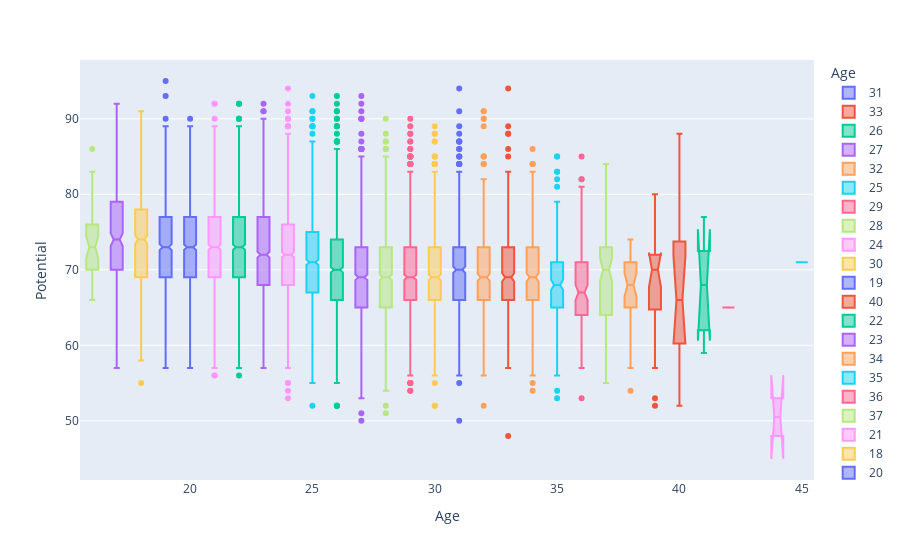

Write notebook code for a chart like this one.
### Code cell
ex.box(x='Age', y='Potential', data_frame= perf_df, color='Age', boxmode='overlay', notched=True, )

### Figure 1 — Plotly figure (JSON) as saved in the notebook; plotly's stock layout.template omitted (floating-point values rounded to 4 significant figures; data arrays with more than 128 entries replaced by an {"elided": "..."} marker saying what was removed)
{"data": [{"alignmentgroup": "True", "hovertemplate": "Age=%{x}<br>Potential=%{y}<extra></extra>", "legendgroup": "31", "marker": {"color": "#636efa"}, "name": "31", "notched": true, "offsetgroup": "31", "orientation": "v", "showlegend": true, "type": "box", "x": {"elided": "707 int values"}, "x0": " ", "xaxis": "x", "y": {"elided": "707 int values"}, "y0": " ", "yaxis": "y"}, {"alignmentgroup": "True", "hovertemplate": "Age=%{x}<br>Potential=%{y}<extra></extra>", "legendgroup": "33", "marker": {"color": "#EF553B"}, "name": "33", "notched": true, "offsetgroup": "33", "orientation": "v", "showlegend": true, "type": "box", "x": {"elided": "408 int values"}, "x0": " ", "xaxis": "x", "y": {"elided": "408 int values"}, "y0": " ", "yaxis": "y"}, {"alignmentgroup": "True", "hovertemplate": "Age=%{x}<br>Potential=%{y}<extra></extra>", "legendgroup": "26", "marker": {"color": "#00cc96"}, "name": "26", "notched": true, "offsetgroup": "26", "orientation": "v", "showlegend": true, "type": "box", "x": {"elided": "1387 int values"}, "x0": " ", "xaxis": "x", "y": {"elided": "1387 int values"}, "y0": " ", "yaxis": "y"}, {"alignmentgroup": "True", "hovertemplate": "Age=%{x}<br>Potential=%{y}<extra></extra>", "legendgroup": "27", "marker": {"color": "#ab63fa"}, "name": "27", "notched": true, "offsetgroup": "27", "orientation": "v", "showlegend": true, "type": "box", "x": {"elided": "1162 int values"}, "x0": " ", "xaxis": "x", "y": {"elided": "1162 int values"}, "y0": " ", "yaxis": "y"}, {"alignmentgroup": "True", "hovertemplate": "Age=%{x}<br>Potential=%{y}<extra></extra>", "legendgroup": "32", "marker": {"color": "#FFA15A"}, "name": "32", "notched": true, "offsetgroup": "32", "orientation": "v", "showlegend": true, "type": "box", "x": {"elided": "574 int values"}, "x0": " ", "xaxis": "x", "y": {"elided": "574 int values"}, "y0": " ", "yaxis": "y"}, {"alignmentgroup": "True", "hovertemplate": "Age=%{x}<br>Potential=%{y}<extra></extra>", "legendgroup": "25", "marker": {"color": "#19d3f3"}, "name": "25", "notched": true, "offsetgroup": "25", "orientation": "v", "showlegend": true, "type": "box", "x": {"elided": "1319 int values"}, "x0": " ", "xaxis": "x", "y": {"elided": "1319 int values"}, "y0": " ", "yaxis": "y"}, {"alignmentgroup": "True", "hovertemplate": "Age=%{x}<br>Potential=%{y}<extra></extra>", "legendgroup": "29", "marker": {"color": "#FF6692"}, "name": "29", "notched": true, "offsetgroup": "29", "orientation": "v", "showlegend": true, "type": "box", "x": {"elided": "959 int values"}, "x0": " ", "xaxis": "x", "y": {"elided": "959 int values"}, "y0": " ", "yaxis": "y"}, {"alignmentgroup": "True", "hovertemplate": "Age=%{x}<br>Potential=%{y}<extra></extra>", "legendgroup": "28", "marker": {"color": "#B6E880"}, "name": "28", "notched": true, "offsetgroup": "28", "orientation": "v", "showlegend": true, "type": "box", "x": {"elided": "1101 int values"}, "x0": " ", "xaxis": "x", "y": {"elided": "1101 int values"}, "y0": " ", "yaxis": "y"}, {"alignmentgroup": "True", "hovertemplate": "Age=%{x}<br>Potential=%{y}<extra></extra>", "legendgroup": "24", "marker": {"color": "#FF97FF"}, "name": "24", "notched": true, "offsetgroup": "24", "orientation": "v", "showlegend": true, "type": "box", "x": {"elided": "1358 int values"}, "x0": " ", "xaxis": "x", "y": {"elided": "1358 int values"}, "y0": " ", "yaxis": "y"}, {"alignmentgroup": "True", "hovertemplate": "Age=%{x}<br>Potential=%{y}<extra></extra>", "legendgroup": "30", "marker": {"color": "#FECB52"}, "name": "30", "notched": true, "offsetgroup": "30", "orientation": "v", "showlegend": true, "type": "box", "x": {"elided": "917 int values"}, "x0": " ", "xaxis": "x", "y": {"elided": "917 int values"}, "y0": " ", "yaxis": "y"}, {"alignmentgroup": "True", "hovertemplate": "Age=%{x}<br>Potential=%{y}<extra></extra>", "legendgroup": "19", "marker": {"color": "#636efa"}, "name": "19", "notched": true, "offsetgroup": "19", "orientation": "v", "showlegend": true, "type": "box", "x": {"elided": "1024 int values"}, "x0": " ", "xaxis": "x", "y": {"elided": "1024 int values"}, "y0": " ", "yaxis": "y"}, {"alignmentgroup": "True", "hovertemplate": "Age=%{x}<br>Potential=%{y}<extra></extra>", "legendgroup": "40", "marker": {"color": "#EF553B"}, "name": "40", "notched": true, "offsetgroup": "40", "orientation": "v", "showlegend": true, "type": "box", "x": [40, 40, 40, 40, 40, 40, 40, 40, 40, 40, 40, 40, 40], "x0": " ", "xaxis": "x", "y": [88, 78, 76, 73, 72, 71, 66, 65, 63, 61, 58, 57, 52], "y0": " ", "yaxis": "y"}, {"alignmentgroup": "True", "hovertemplate": "Age=%{x}<br>Potential=%{y}<extra></extra>", "legendgroup": "22", "marker": {"color": "#00cc96"}, "name": "22", "notched": true, "offsetgroup": "22", "orientation": "v", "showlegend": true, "type": "box", "x": {"elided": "1340 int values"}, "x0": " ", "xaxis": "x", "y": {"elided": "1340 int values"}, "y0": " ", "yaxis": "y"}, {"alignmentgroup": "True", "hovertemplate": "Age=%{x}<br>Potential=%{y}<extra></extra>", "legendgroup": "23", "marker": {"color": "#ab63fa"}, "name": "23", "notched": true, "offsetgroup": "23", "orientation": "v", "showlegend": true, "type": "box", "x": {"elided": "1332 int values"}, "x0": " ", "xaxis": "x", "y": {"elided": "1332 int values"}, "y0": " ", "yaxis": "y"}, {"alignmentgroup": "True", "hovertemplate": "Age=%{x}<br>Potential=%{y}<extra></extra>", "legendgroup": "34", "marker": {"color": "#FFA15A"}, "name": "34", "notched": true, "offsetgroup": "34", "orientation": "v", "showlegend": true, "type": "box", "x": {"elided": "404 int values"}, "x0": " ", "xaxis": "x", "y": {"elided": "404 int values"}, "y0": " ", "yaxis": "y"}, {"alignmentgroup": "True", "hovertemplate": "Age=%{x}<br>Potential=%{y}<extra></extra>", "legendgroup": "35", "marker": {"color": "#19d3f3"}, "name": "35", "notched": true, "offsetgroup": "35", "orientation": "v", "showlegend": true, "type": "box", "x": {"elided": "196 int values"}, "x0": " ", "xaxis": "x", "y": {"elided": "196 int values"}, "y0": " ", "yaxis": "y"}, {"alignmentgroup": "True", "hovertemplate": "Age=%{x}<br>Potential=%{y}<extra></extra>", "legendgroup": "36", "marker": {"color": "#FF6692"}, "name": "36", "notched": true, "offsetgroup": "36", "orientation": "v", "showlegend": true, "type": "box", "x": [36, 36, 36, 36, 36, 36, 36, 36, 36, 36, 36, 36, 36, 36, 36, 36, 36, 36, 36, 36, 36, 36, 36, 36, 36, 36, 36, 36, 36, 36, 36, 36, 36, 36, 36, 36, 36, 36, 36, 36, 36, 36, 36, 36, 36, 36, 36, 36, 36, 36, 36, 36, 36, 36, 36, 36, 36, 36, 36, 36, 36, 36, 36, 36, 36, 36, 36, 36, 36, 36, 36, 36, 36, 36, 36, 36, 36, 36, 36, 36, 36, 36, 36, 36, 36, 36, 36, 36, 36, 36, 36, 36, 36, 36, 36, 36, 36, 36, 36, 36, 36, 36, 36, 36, 36, 36, 36, 36, 36, 36, 36, 36, 36, 36, 36, 36, 36, 36, 36, 36, 36, 36, 36, 36, 36, 36, 36], "x0": " ", "xaxis": "x", "y": [85, 82, 82, 81, 80, 80, 77, 77, 76, 76, 75, 75, 75, 75, 74, 74, 74, 74, 73, 73, 73, 72, 72, 72, 72, 72, 72, 72, 71, 71, 71, 71, 71, 71, 71, 71, 71, 70, 70, 70, 70, 70, 70, 70, 70, 70, 69, 69, 69, 69, 69, 69, 69, 69, 69, 68, 68, 68, 68, 68, 68, 67, 67, 67, 67, 67, 67, 67, 67, 67, 67, 67, 67, 67, 67, 67, 66, 66, 66, 66, 66, 66, 66, 66, 66, 65, 65, 65, 65, 65, 65, 65, 64, 64, 64, 64, 64, 64, 64, 64, 64, 64, 63, 63, 63, 63, 63, 63, 63, 63, 63, 63, 62, 62, 62, 62, 62, 61, 61, 60, 59, 58, 58, 57, 57, 57, 53], "y0": " ", "yaxis": "y"}, {"alignmentgroup": "True", "hovertemplate": "Age=%{x}<br>Potential=%{y}<extra></extra>", "legendgroup": "37", "marker": {"color": "#B6E880"}, "name": "37", "notched": true, "offsetgroup": "37", "orientation": "v", "showlegend": true, "type": "box", "x": [37, 37, 37, 37, 37, 37, 37, 37, 37, 37, 37, 37, 37, 37, 37, 37, 37, 37, 37, 37, 37, 37, 37, 37, 37, 37, 37, 37, 37, 37, 37, 37, 37, 37, 37, 37, 37, 37, 37, 37, 37, 37, 37, 37, 37, 37, 37, 37, 37, 37, 37, 37, 37, 37, 37, 37, 37, 37, 37, 37, 37, 37, 37, 37, 37, 37, 37, 37, 37, 37, 37, 37, 37, 37, 37, 37, 37, 37, 37, 37, 37, 37], "x0": " ", "xaxis": "x", "y": [84, 82, 82, 79, 77, 77, 77, 75, 75, 75, 75, 75, 75, 75, 74, 74, 74, 73, 73, 73, 73, 73, 73, 73, 72, 72, 72, 72, 72, 71, 71, 71, 71, 71, 71, 71, 71, 70, 70, 70, 70, 70, 70, 69, 69, 69, 69, 69, 68, 68, 67, 67, 67, 67, 66, 66, 66, 66, 66, 65, 65, 64, 64, 64, 64, 63, 63, 63, 63, 62, 61, 61, 61, 60, 60, 59, 59, 59, 59, 58, 58, 55], "y0": " ", "yaxis": "y"}, {"alignmentgroup": "True", "hovertemplate": "Age=%{x}<br>Potential=%{y}<extra></extra>", "legendgroup": "21", "marker": {"color": "#FF97FF"}, "name": "21", "notched": true, "offsetgroup": "21", "orientation": "v", "showlegend": true, "type": "box", "x": {"elided": "1423 int values"}, "x0": " ", "xaxis": "x", "y": {"elided": "1423 int values"}, "y0": " ", "yaxis": "y"}, {"alignmentgroup": "True", "hovertemplate": "Age=%{x}<br>Potential=%{y}<extra></extra>", "legendgroup": "18", "marker": {"color": "#FECB52"}, "name": "18", "notched": true, "offsetgroup": "18", "orientation": "v", "showlegend": true, "type": "box", "x": {"elided": "732 int values"}, "x0": " ", "xaxis": "x", "y": {"elided": "732 int values"}, "y0": " ", "yaxis": "y"}, {"alignmentgroup": "True", "hovertemplate": "Age=%{x}<br>Potential=%{y}<extra></extra>", "legendgroup": "20", "marker": {"color": "#636efa"}, "name": "20", "notched": true, "offsetgroup": "20", "orientation": "v", "showlegend": true, "type": "box", "x": {"elided": "1240 int values"}, "x0": " ", "xaxis": "x", "y": {"elided": "1240 int values"}, "y0": " ", "yaxis": "y"}, {"alignmentgroup": "True", "hovertemplate": "Age=%{x}<br>Potential=%{y}<extra></extra>", "legendgroup": "39", "marker": {"color": "#EF553B"}, "name": "39", "notched": true, "offsetgroup": "39", "orientation": "v", "showlegend": true, "type": "box", "x": [39, 39, 39, 39, 39, 39, 39, 39, 39, 39, 39, 39, 39, 39, 39, 39, 39, 39, 39, 39, 39, 39, 39, 39, 39], "x0": " ", "xaxis": "x", "y": [80, 75, 74, 73, 73, 72, 72, 71, 71, 71, 70, 70, 70, 69, 68, 68, 68, 65, 65, 64, 60, 60, 57, 53, 52], "y0": " ", "yaxis": "y"}, {"alignmentgroup": "True", "hovertemplate": "Age=%{x}<br>Potential=%{y}<extra></extra>", "legendgroup": "41", "marker": {"color": "#00cc96"}, "name": "41", "notched": true, "offsetgroup": "41", "orientation": "v", "showlegend": true, "type": "box", "x": [41, 41, 41, 41, 41], "x0": " ", "xaxis": "x", "y": [77, 71, 68, 63, 59], "y0": " ", "yaxis": "y"}, {"alignmentgroup": "True", "hovertemplate": "Age=%{x}<br>Potential=%{y}<extra></extra>", "legendgroup": "17", "marker": {"color": "#ab63fa"}, "name": "17", "notched": true, "offsetgroup": "17", "orientation": "v", "showlegend": true, "type": "box", "x": {"elided": "289 int values"}, "x0": " ", "xaxis": "x", "y": {"elided": "289 int values"}, "y0": " ", "yaxis": "y"}, {"alignmentgroup": "True", "hovertemplate": "Age=%{x}<br>Potential=%{y}<extra></extra>", "legendgroup": "38", "marker": {"color": "#FFA15A"}, "name": "38", "notched": true, "offsetgroup": "38", "orientation": "v", "showlegend": true, "type": "box", "x": [38, 38, 38, 38, 38, 38, 38, 38, 38, 38, 38, 38, 38, 38, 38, 38, 38, 38, 38, 38, 38, 38, 38, 38, 38, 38, 38, 38, 38, 38, 38, 38, 38, 38, 38, 38, 38], "x0": " ", "xaxis": "x", "y": [74, 73, 73, 72, 72, 72, 72, 72, 71, 71, 71, 71, 70, 70, 70, 70, 69, 69, 68, 67, 66, 66, 66, 66, 66, 66, 65, 65, 65, 65, 63, 63, 63, 62, 58, 57, 54], "y0": " ", "yaxis": "y"}, {"alignmentgroup": "True", "hovertemplate": "Age=%{x}<br>Potential=%{y}<extra></extra>", "legendgroup": "45", "marker": {"color": "#19d3f3"}, "name": "45", "notched": true, "offsetgroup": "45", "orientation": "v", "showlegend": true, "type": "box", "x": [45], "x0": " ", "xaxis": "x", "y": [71], "y0": " ", "yaxis": "y"}, {"alignmentgroup": "True", "hovertemplate": "Age=%{x}<br>Potential=%{y}<extra></extra>", "legendgroup": "42", "marker": {"color": "#FF6692"}, "name": "42", "notched": true, "offsetgroup": "42", "orientation": "v", "showlegend": true, "type": "box", "x": [42], "x0": " ", "xaxis": "x", "y": [65], "y0": " ", "yaxis": "y"}, {"alignmentgroup": "True", "hovertemplate": "Age=%{x}<br>Potential=%{y}<extra></extra>", "legendgroup": "16", "marker": {"color": "#B6E880"}, "name": "16", "notched": true, "offsetgroup": "16", "orientation": "v", "showlegend": true, "type": "box", "x": [16, 16, 16, 16, 16, 16, 16, 16, 16, 16, 16, 16, 16, 16, 16, 16, 16, 16, 16, 16, 16, 16, 16, 16, 16, 16, 16, 16, 16, 16, 16, 16, 16, 16, 16, 16, 16, 16, 16, 16, 16, 16], "x0": " ", "xaxis": "x", "y": [86, 75, 81, 76, 75, 83, 75, 81, 77, 79, 72, 75, 77, 73, 71, 77, 80, 76, 70, 73, 71, 74, 69, 75, 66, 73, 74, 71, 71, 67, 69, 66, 71, 72, 69, 74, 72, 67, 66, 72, 67, 66], "y0": " ", "yaxis": "y"}, {"alignmentgroup": "True", "hovertemplate": "Age=%{x}<br>Potential=%{y}<extra></extra>", "legendgroup": "44", "marker": {"color": "#FF97FF"}, "name": "44", "notched": true, "offsetgroup": "44", "orientation": "v", "showlegend": true, "type": "box", "x": [44, 44], "x0": " ", "xaxis": "x", "y": [53, 48], "y0": " ", "yaxis": "y"}], "layout": {"boxmode": "overlay", "legend": {"title": {"text": "Age"}, "tracegroupgap": 0}, "margin": {"t": 60}, "xaxis": {"anchor": "y", "categoryarray": [31, 33, 26, 27, 32, 25, 29, 28, 24, 30, 19, 40, 22, 23, 34, 35, 36, 37, 21, 18, 20, 39, 41, 17, 38, 45, 42, 16, 44], "categoryorder": "array", "domain": [0, 1], "title": {"text": "Age"}}, "yaxis": {"anchor": "x", "domain": [0, 1], "title": {"text": "Potential"}}}}
